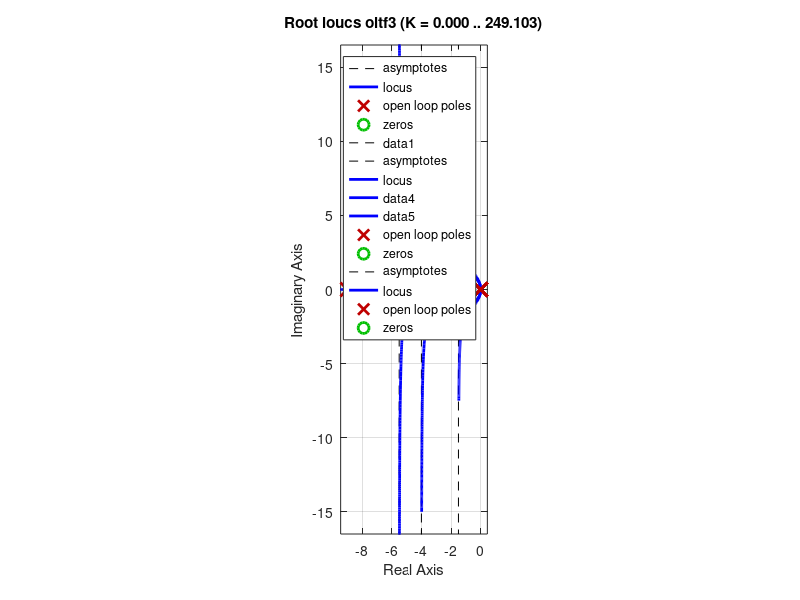
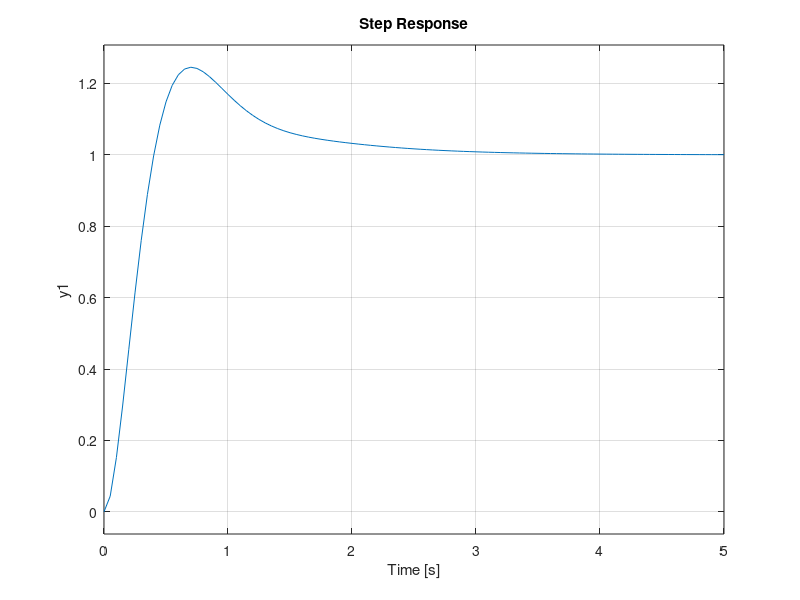

These charts were generated, in order, by the following MATLAB code:
clc; close all;

z1 = 1;
p1 = 12;
num1 = [1 z1];
den1 = [1 p1 0 0];
oltf1 = tf(num1, den1);

z2 = 1;
p2 = 4;
num2 = [1 z2];
den2 = [1 p2 0 0];
oltf2 = tf(num2, den2);

z3 = 1;
p3 = 9;
num3 = [1 z3];
den3 = [1 p3 0 0];
oltf3 = tf(num3, den3);

figure(1);
rlocus(oltf1); hold on
rlocus(oltf2);
rlocus(oltf3);
axis equal
grid on

figure(2);
k1 = 78;
cltf1 = feedback(k1*oltf1, 1);
k2 = 24.7;
cltf2 = feedback(k2*oltf2, 1);
k3 = 40;
cltf3 = feedback(k3*oltf3, 1);
step(cltf1); hold on
step(cltf2);
step(cltf3);
